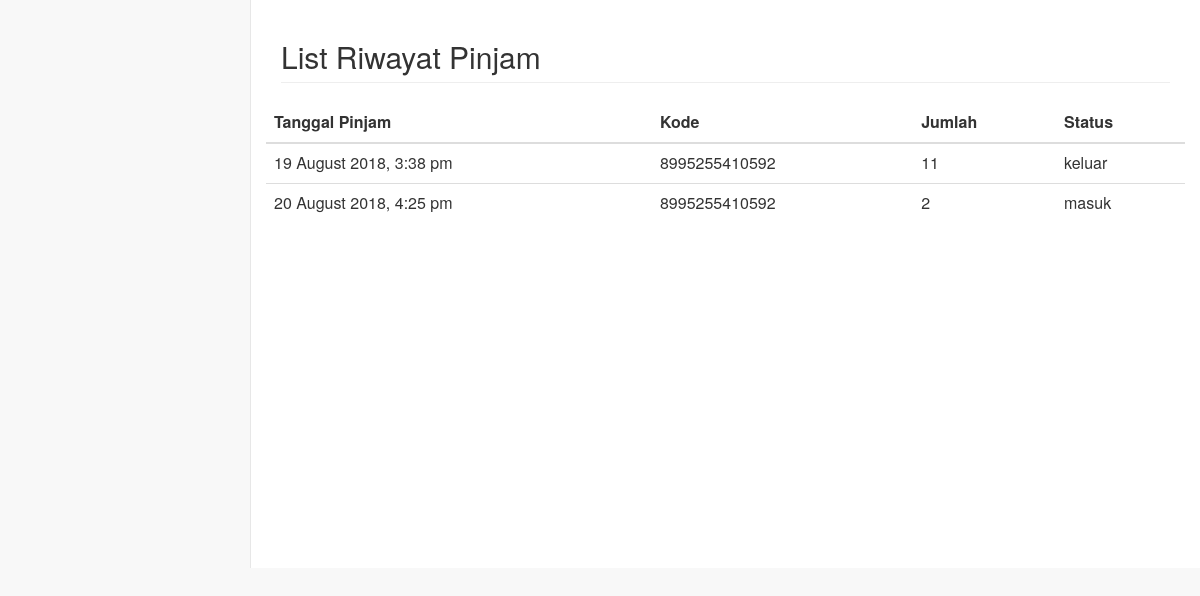
The app's page /riwayatPinjam/listRiwayat.php (signed in) with its own data.
### tables this page shows
CREATE TABLE `pinjam` (
  `idPinjam` int(6) NOT NULL,
  `kode` varchar(13) NOT NULL,
  `jumlahPinjam` int(5) NOT NULL,
  `tglPinjam` datetime NOT NULL,
  `toko1` int(2) NOT NULL,
  `toko2` int(2) NOT NULL,
  `status` varchar(10) NOT NULL
);

### riwayatPinjam/listRiwayat.php (the view, shortened to what this page needs)
<?php
	include "../koneksi.php";
	$toko=$_SESSION['toko'];
?>
<html>
<head>
    <link href="../vendor/bootstrap/css/bootstrap.min.css" rel="stylesheet">
    <link href="../vendor/metisMenu/metisMenu.min.css" rel="stylesheet">
	<link href="../dist/css/sb-admin-2.css" rel="stylesheet">
	<link href="../vendor/font-awesome/css/font-awesome.min.css" rel="stylesheet" type="text/css">
</head>
<body>
<div id="page-wrapper">
  <div class="row">
    <div class="col-lg-12">
      <h2 class="page-header">List Riwayat Pinjam</h2>
    </div>
  </div>
<div class="row">
	<?php
		$qryTampil = mysqli_query($con,"select * from pinjam where toko1='$toko' or toko2='$toko' order by tglPinjam ASC;");
	?>
      <table class="table table-hover table-responsive">
        <thead>
          <tr>
			<th>Tanggal Pinjam</th>
            <th>Kode</th>
            <th>Jumlah</th>
			<th>Status</th>
          </tr>
        </thead>
        <tbody>
        <?php
          while ($dta = mysqli_fetch_array($qryTampil)) {
			if ($dta['toko1'] == $toko){
				$status="keluar";
			} else if ($dta['toko2'] == $toko){
				$status="masuk";
			}
            echo '<tr>
			<td>'.date("j F Y, g:i a",strtotime($dta['tglPinjam'])).'</td>
			  <td>'.$dta['kode'].'</td>
			  <td>'.$dta['jumlahPinjam'].'</td>
			  <td>'.
				$status
			  .'</td>
            </tr>';
          }
        ?>
        </tbody>
      </table>
</div>
</div>
</body>
</html>

### records on screen
pinjam: tglPinjam "19 August 2018, 3:38 pm", kode "8995255410592", jumlahPinjam "11", toko1 "keluar"
pinjam: tglPinjam "20 August 2018, 4:25 pm", kode "8995255410592", jumlahPinjam "2", toko2 "masuk"
